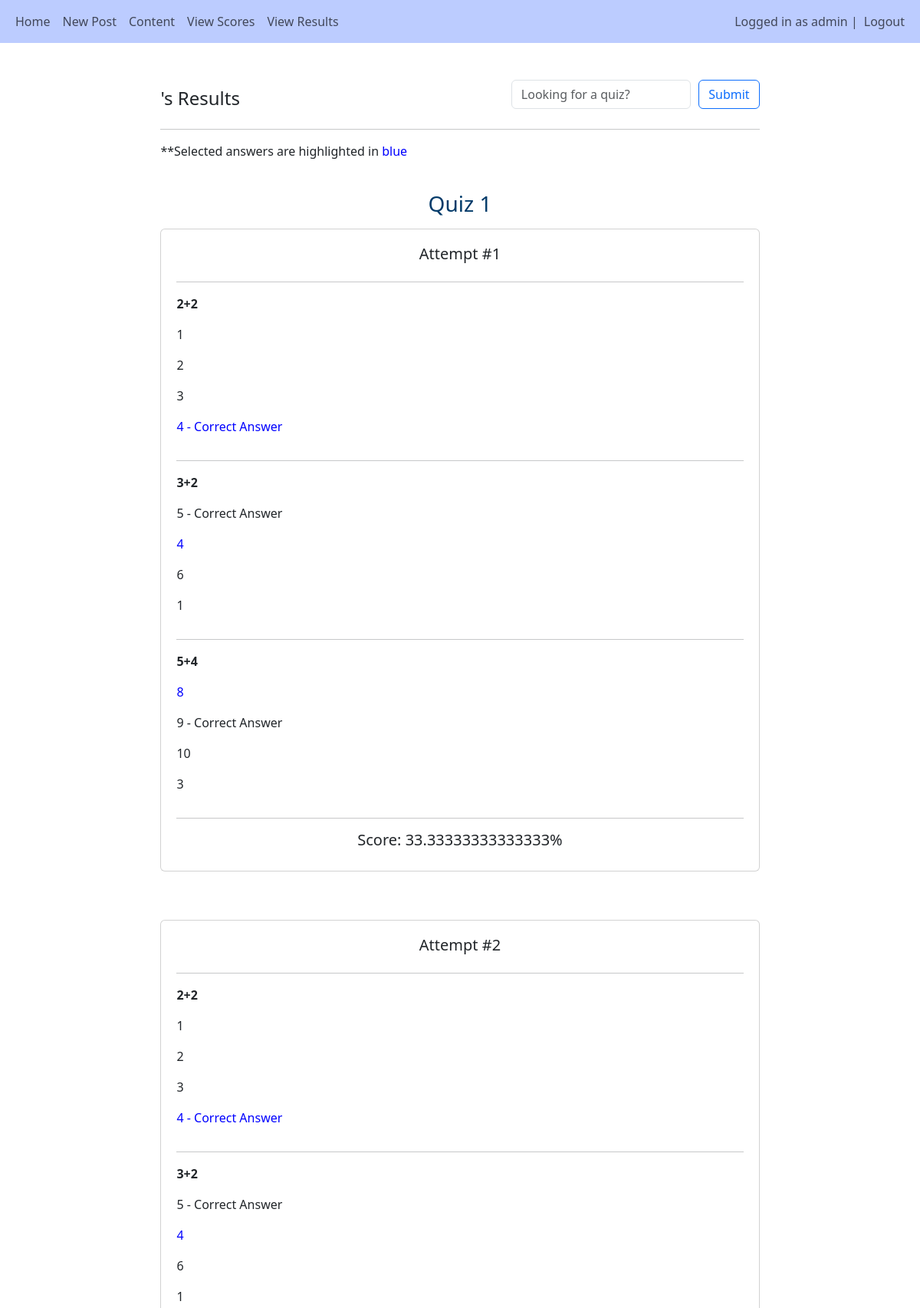
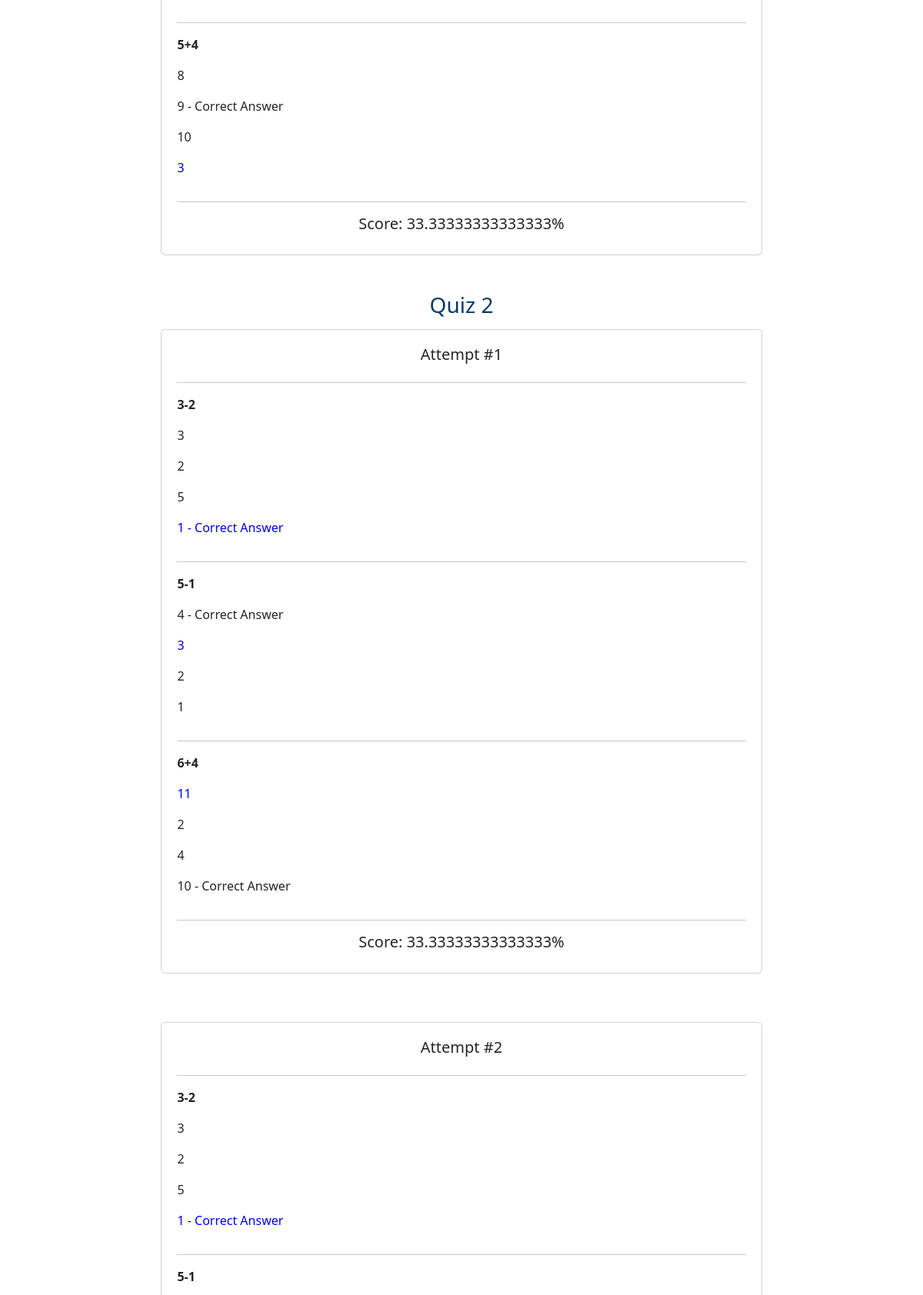
Screenshot of /ind_results/ (signed in, upper part) with the database file from the repository (2 pictures, top to bottom).
### main/models.py (models this page shows, shortened)
class User(AbstractUser):
    is_teacher = models.BooleanField('Is teacher', default=False)
    is_student = models.BooleanField('Is student', default=False)

class Quiz(models.Model):
    subject = models.ForeignKey(Subject, null=True, related_name="quizzes", on_delete=models.CASCADE)
    title = models.CharField(max_length=255)
    weight = models.DecimalField(null=True, max_digits=5, decimal_places=0)
    max_attempts = models.IntegerField(default=3)

class Attempt(models.Model):
    student = models.ForeignKey(User, null=True, on_delete=models.CASCADE)
    quiz = models.ForeignKey(Quiz, null=True, related_name="attempts", on_delete=models.CASCADE)
    number = models.IntegerField(default=0)
    score = models.FloatField(null=True, blank=True)

class Question(models.Model):
    quiz = models.ForeignKey(Quiz, related_name="questions", null=True, on_delete=models.CASCADE)
    text = models.CharField('Question', max_length=255, blank=True)

class Answer(models.Model):
    question = models.ForeignKey(Question, related_name="answers", on_delete=models.CASCADE)
    text = models.CharField(max_length=255, null=True, blank=True)
    is_correct = models.BooleanField(null=True, blank=True)

### main/views.py (the view)
# urls.py: path('ind_results/', views.ind_results, name="ind_results"),
@login_required(login_url="/login")
def ind_results(request):
    quizzes = Quiz.objects.all()
    attempts = Attempt.objects.all()
    attempted_answers = AttemptedAnswer.objects.all()
    user_attempts = []
    quizzes_taken = []
    none_taken = False
    search = request.GET.get('search')
    for attempt in attempts:
        if attempt.student == request.user:
            user_attempts.append(attempt)
        if attempt.quiz not in quizzes_taken and attempt.student == request.user:
            quizzes_taken.append(attempt.quiz)
    if (search):
        quizzes_taken = Quiz.objects.filter(title__icontains=search)
    if len(quizzes_taken) == 0:
        none_taken = True
    return render(request, 'main/results/ind_results.html', {"user_attempts":user_attempts, "quizzes_taken":quizzes_taken, "none_taken":none_taken, "attempted_answers":attempted_answers})

### main/templatetags/filters.py (called while the page is built)
@register.filter(name='is_attempted')
def is_attempted(answer, attempt):
    return attempt.attempted_answers.filter(answer=answer).exists()

### main/templates/main/results/ind_results.html (shortened to what this page needs)
{% extends 'main/base.html'%}
{% load crispy_forms_tags %}
{% load filters %}
{% block content %}
<div style="width:70%; margin:auto">
    <br>
    <div>
        <h4 style="margin-right:15px; float:left; margin-top:10px">{{user.get_short_name}}'s Results</h4>
        <form method="get" action="{% url 'ind_results'%}" class="form-inline">
            <button type="submit" class="btn btn-outline-primary" style="float:right; margin-left:10px">Submit</button>
            <input type="text" name="search" class="form-control" placeholder="Looking for a quiz?" style="float:right; width:30%">
        </form>
    </div><br><br>
    <hr>
    <p>**Selected answers are highlighted in <span style="color:blue">blue</span></p>
    <br>
    {% for quiz in quizzes_taken %}
        <h3 style="text-align:center; color:rgb(0, 58, 105)">{{quiz.title}}</h3>
        {% for a in user_attempts %}
        {% if a.quiz == quiz%}
        <div class="card" style="padding:20px; margin-top:15px">
        <h5 style="text-align:center">Attempt #{{a.number}}</h5><hr>
            {% for question in quiz.questions.all %}
                <p style="font-weight:bold">{{question.text}}</p>
                {% for answer in question.answers.all %}
                    {% with attempted=answer|is_attempted:a%}
                        {% if attempted %}
                            <p style="color:blue">{{answer.text}}{% if answer.is_correct %} - Correct Answer{% endif %}</p>
                        {% else %}
                            <p>{{answer.text}}{% if answer.is_correct %} - Correct Answer{% endif %}</p>
                        {% endif %}
                    {% endwith %}
                {% endfor %}
                <hr>
            {% endfor %}
            <h5 style="text-align:center">Score: {{a.score}}%</h5>
        </div><br><br>
        {% endif %}
        {% endfor %}
    {% endfor %}
</div>
{% endblock %}

### main/templates/main/base.html (shortened to what this page needs)
<!DOCTYPE html>
<html lang="en">
<head>
    <link href="https://cdn.jsdelivr.net/npm/bootstrap@5.3.2/dist/css/bootstrap.min.css" rel="stylesheet">
    <link rel="stylesheet" href="https://cdnjs.cloudflare.com/ajax/libs/font-awesome/4.7.0/css/font-awesome.min.css">
</head>
<body>
    <nav class="navbar navbar-light navbar-expand-lg" style="background-color: #bcccff;">
        <div class="container-fluid">
            <div>
                <ul class="nav navbar-nav">
                    <li class="nav-item">
                        <a class="nav-link" href="/home">Home</a>
                    </li>
                    {% if user.is_teacher %}
                    <li class="nav-item">
                        <a class="nav-link" href="/create_post">Post Content</a>
                    </li>
                    <li class="nav-item">
                        <a class="nav-link" href="/subjects">Subjects</a>
                    </li>
                    <li class="nav-item">
                        <a class="nav-link" href="/group_results">View Results</a>
                    </li>
                    <li class="nav-item">
                        <a class="nav-link" href="/group_scores">View Scores</a>
                    </li>
                    {% elif user.is_student %}
                    <li class="nav-item">
                        <a class="nav-link" href="/create_post">New Post</a>
                    </li>
                    <li class="nav-item">
                        <a class="nav-link" href="/content">Content</a>
                    </li>
                    <li class="nav_item">
                        <a class="nav-link" href="/ind_scores">View Scores</a>
                    </li>
                    <li class="nav-item">
                        <a class="nav-link" href="/ind_results">View Results</a>
                    </li>
                    {% endif %}
                </ul>
            </div>
            <div>
                <ul class="navbar-nav">
                    {% if user.is_authenticated %}
                    <span class="navbar-text">Logged in as {{user.username}} | </span>
                    <li class="nav-item">
                        <a class="nav-link" href="/logout">Logout</a>
                    </li>
                    {% else %}
                    <li class="nav-item">
                        <a class="nav-link" href="/login">Login</a>
                    </li>
                    {% endif %}
                </ul>
            </div>
        </div>
    </nav><br>
        <div class="container">
            {% block content %}
            {% endblock %}
        </div>
</body>
</html>

### rows the page displays
User: username "admin"
Quiz: title "Quiz 1"
Attempt: number "1", score "33.33333333333333"
Question: text "2+2"
Answer: text "1"
Answer: text "2"
Answer: text "3"
Answer: text "4", is_correct "- Correct Answer"
Question: text "3+2"
Answer: text "5", is_correct "- Correct Answer"
Answer: text "4"
Answer: text "6"
Answer: text "1"
Question: text "5+4"
Answer: text "8"
Answer: text "9", is_correct "- Correct Answer"
Answer: text "10"
Answer: text "3"
Attempt: number "2", score "33.33333333333333"
Quiz: title "Quiz 2"
Attempt: number "1", score "33.33333333333333"
Question: text "3-2"
Answer: text "3"
Answer: text "2"
Answer: text "5"
Answer: text "1", is_correct "- Correct Answer"
Question: text "5-1"
Answer: text "4", is_correct "- Correct Answer"
Answer: text "3"
Answer: text "2"
Answer: text "1"
Question: text "6+4"
Answer: text "11"
Answer: text "2"
Answer: text "4"
Answer: text "10", is_correct "- Correct Answer"
Attempt: number "2"
